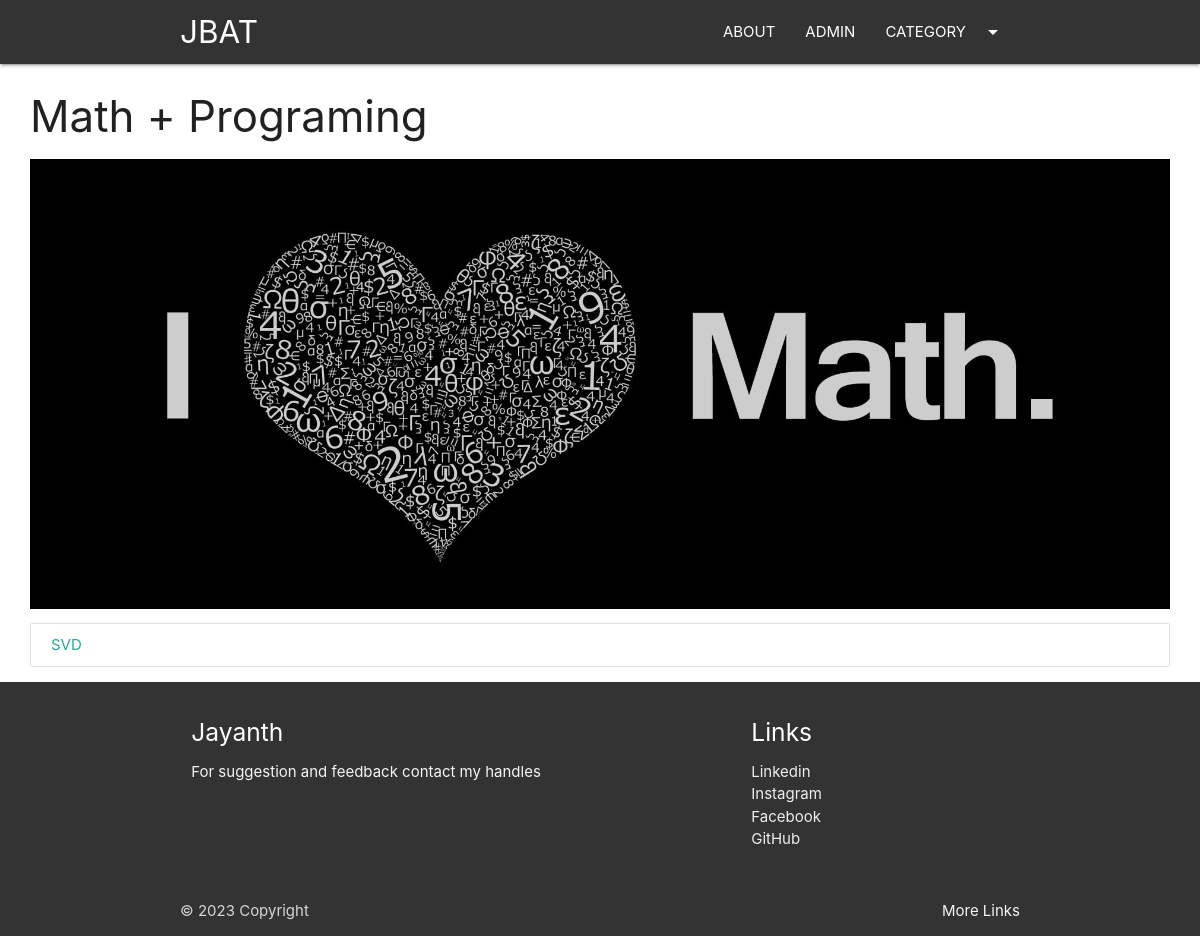
The app's page /category/Math, older data.
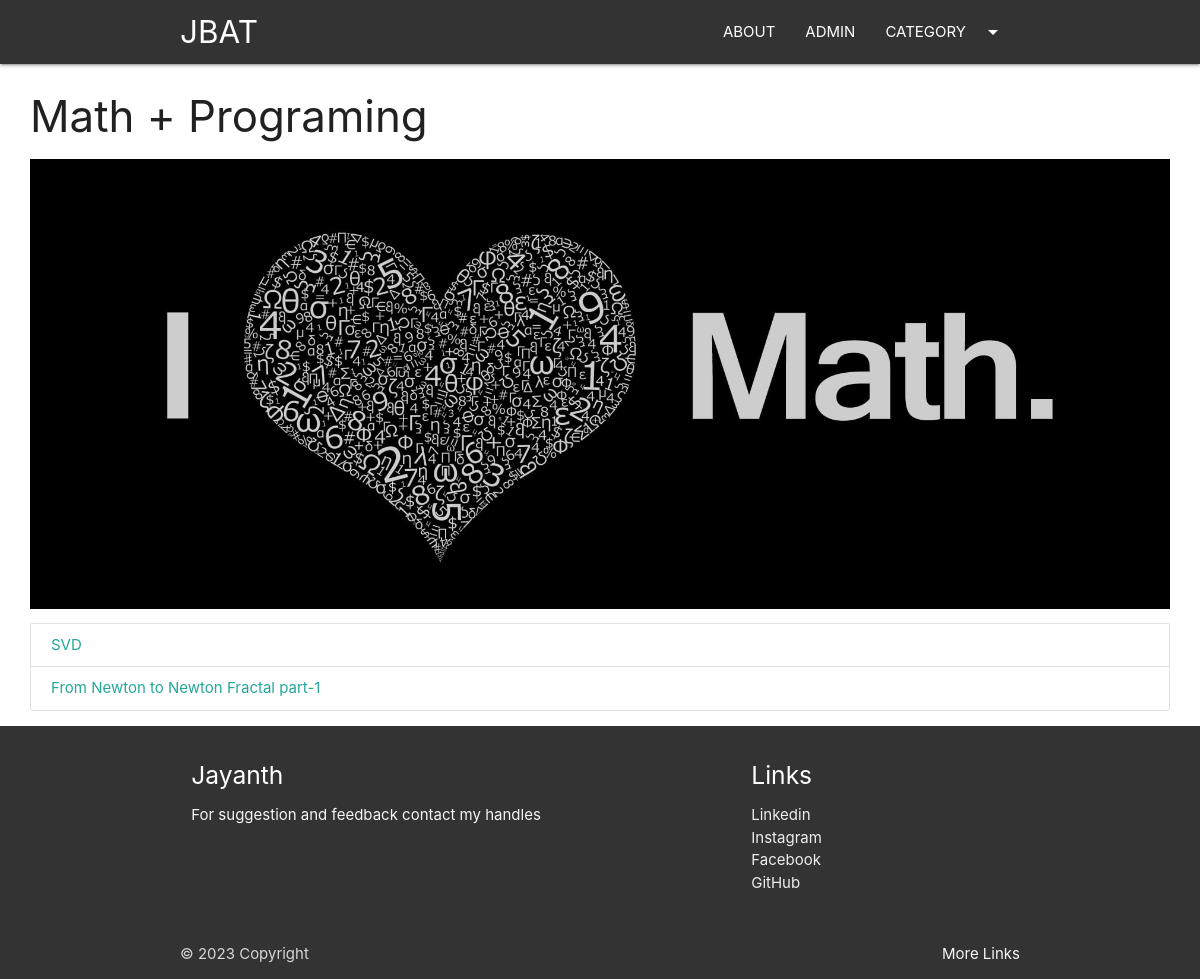
The same page, newer data.
### blog/models.py (models this page shows, shortened)
class Category(models.Model):
    cat_id = models.AutoField(primary_key=True)
    title = models.CharField(max_length=100)
    description = models.TextField()
    url = models.CharField(max_length=100)
    image = models.ImageField(upload_to='category/')
    add_date = models.DateTimeField(auto_now_add=True, null=True)

class Post(models.Model):
    post_id = models.AutoField(primary_key=True)
    title = models.CharField(max_length=200)
    content = models.TextField()
    url = models.CharField(max_length=100)
    cat = models.ForeignKey(Category, on_delete=models.CASCADE)
    image = models.ImageField(upload_to='post/')

### blog/views.py (the view)
# urls.py: path('category/<slug:url>',category),
def category(request, url):
    cat = Category.objects.get(url=url)
    posts = Post.objects.filter(cat=cat)
    return render(request, "category.html", {'cat': cat, 'posts': posts})

### template/category.html (shortened to what this page needs)
{%extends 'base.html' %}
{%block content%}
<div class="container-custom">
    <h3>{{cat.title}}</h3>
    <div class="img-container">
        <img src="/media/{{cat.image}}" class="responsive-img" style="max-height:450px;width:100%;object-fit:cover;"
             alt="">
    </div>
    <div class="collection">
        {%for p in posts %}
        <a href="/blog/{{p.url}}" class="collection-item">{{p.title}}</a>
        {% empty %}
        <h3>Not Yet Defined </h3>
        {%endfor%}
    </div>
</div>
{%endblock%}

### template/base.html (shortened to what this page needs)
<!DOCTYPE html>
<html lang="en">
<head>
    <link rel="stylesheet" href="https://cdnjs.cloudflare.com/ajax/libs/materialize/1.0.0/css/materialize.min.css">
    {% load static %}
    <link rel="stylesheet" href="../static/css/st.css">
    <link rel="stylesheet" href="../static/css/owl.carousel.min.css">
    <link rel="stylesheet" href="../static/css/owl.theme.default.min.css'%">
</head>
<body>
{%include 'header.html' %}
{%block content %}
{%endblock%}
{% include 'footer.html' %}
</body>
</html>

### template/header.html (shortened to what this page needs)
<nav class="bg-primary">
    <div class="container">
        <div class="nav-wrapper">
            <a href="/home" class="brand-logo">JBAT</a>
            <ul class="right hide-on-med-and-down">
                <li><a href="{% url 'Jayanth'%}">ABOUT</a></li>
                <li><a href="/admin">ADMIN</a></li>
                <li><a class="dropdown-trigger" href="#!" data-target="dropdown1">CATEGORY<i
                        class="material-icons right">arrow_drop_down</i></a>
                </li>
            </ul>
        </div>
    </div>
</nav>

### template/footer.html
   <footer class="page-footer bg-primary">
          <div class="container">
            <div class="row">
              <div class="col l6 s12">
                <h5 class="white-text">Jayanth</h5>
                <p class="grey-text text-lighten-4">For suggestion and feedback contact my handles </p>
              </div>
              <div class="col l4 offset-l2 s12">
                <h5 class="white-text">Links</h5>
                <ul>
                  <li><a class="grey-text text-lighten-3" href="https://www.linkedin.com/in/jayanth-ch-374550253/">Linkedin</a></li>
                  <li><a class="grey-text text-lighten-3" href="https://www.instagram.com/1_j_a_y_a_n_t_h_1_1_9/">Instagram</a></li>
                  <li><a class="grey-text text-lighten-3" href="https://www.facebook.com/jayanth.ch.7161">Facebook </a></li>
                  <li><a class="grey-text text-lighten-3" href="https://github.com/jayanth119">GitHub</a></li>
                </ul>
              </div>
            </div>
          </div>
          <div class="footer-copyright">
            <div class="container">
            © 2023 Copyright
            <a class="grey-text text-lighten-4 right" href="">More Links</a>
            </div>
          </div>
        </footer>

### static/css/st.css (style rules this page uses)
.bg-primary { background:#333!important; }
.container-custom { width:95%!important; margin:auto; }

Row changes from the older to the newer data that the page shows:
added Post: title "From Newton to Newton Fractal part-1"
